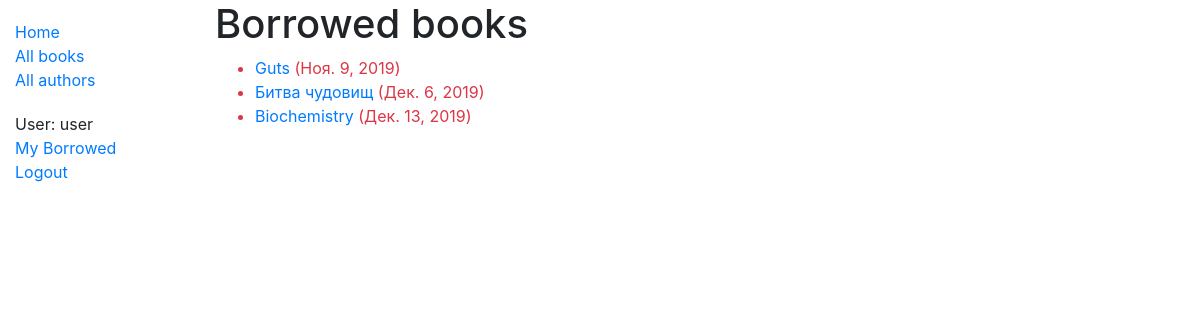
The page /catalog/borrowed/ (signed in) on the database as committed earlier.
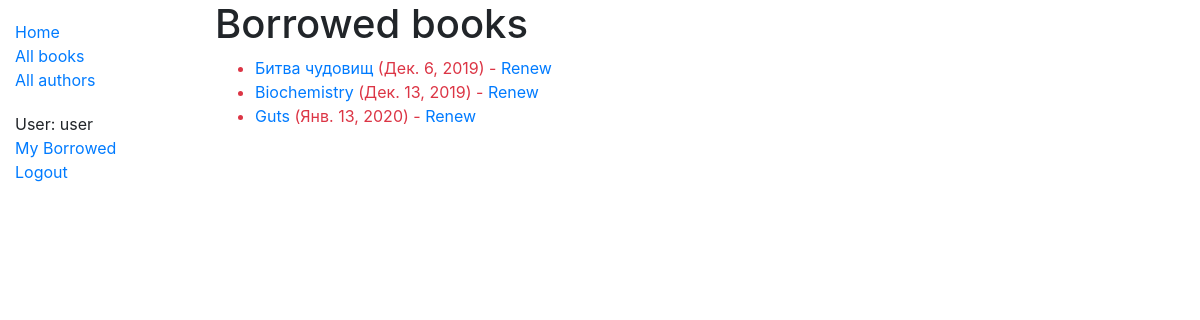
The same page on the database as committed later.
### catalog/models.py (models this page shows, shortened)
class BookInstance(models.Model):
    id = models.UUIDField(primary_key=True, default=uuid.uuid4, help_text='Unique ID for this particular book across whole library')
    book = models.ForeignKey('Book', on_delete=models.SET_NULL, null=True)
    imprint = models.CharField(max_length=200)
    due_back = models.DateField(null=True, blank=True)
    borrower = models.ForeignKey(User, on_delete=models.SET_NULL, null=True,
                                 blank=True)
    LOAN_STATUS = (
        ('m', 'Maintenance'),
        ('o', 'On loan'),
        ('a', 'Available'),
        ('r', 'Reserved'),
    )
    status = models.CharField(
        max_length=1,
        choices=LOAN_STATUS,
        blank=True,
        default='m',
        help_text='Book availability',
    )
    class Meta:
        ordering = ['due_back']
        permissions = (("can_mark_returned", "Set book as returned"),)
    @property
    def is_overdue(self):
        if self.due_back and date.today() > self.due_back:
            return True
        return False

class Book(models.Model):
    title = models.CharField(max_length=200)
    author = models.ForeignKey('Author', on_delete=models.SET_NULL, null=True)
    summary = models.TextField(max_length=1000, help_text='Enter a brief description of the book')
    isbn = models.CharField('ISBN', max_length=13, help_text='13 Character <a href="https://www.isbn-international.org/content/what-isbn">ISBN number</a>')
    genre = models.ManyToManyField(Genre, help_text='Select a genre for this book')
    language = models.ForeignKey('Language', on_delete=models.SET_NULL, null=True)
    def display_genre(self):
        """Create a string for the Genre. This is required to display genre in Admin."""
        return ', '.join(genre.name for genre in self.genre.all()[:3])
    display_genre.short_description = 'Genre'

### catalog/views.py (the view)
# urls.py: path('borrowed/', views.LoanedBooksByUsersListView.as_view(), name='all-borrowed'),
class LoanedBooksByUsersListView(LoginRequiredMixin, generic.ListView):
	model = BookInstance
	permission_required = 'catalog.can_mark_returned'
	template_name = 'catalog/bookinstance_list_borrowed.html'
	paginate_by = 10
	def get_queryset(self):
		return BookInstance.objects.filter(status__exact='o').order_by('due_back')

### catalog/templates/catalog/bookinstance_list_borrowed.html
{% extends "base_generic.html" %}
{% block content %}
    <h1>Borrowed books</h1>
    {% if bookinstance_list %}
    <ul>
      {% for bookinst in bookinstance_list %}
      <li class="{% if bookinst.is_overdue %}text-danger{% endif %}">
        <a href="{% url 'book-detail' bookinst.book.pk %}">{{bookinst.book.title}}</a> ({{ bookinst.due_back }}) {% if user.is_staff %}- {{ bookinst.borrower }}{% endif %} {% if perms.catalog.can_mark_returned %}- <a href="{% url 'renew-book-librarian' bookinst.id %}">Renew</a>  {% endif %}
      </li>
      {% endfor %}
    </ul>
    {% else %}
      <p>There are no books borrowed.</p>
    {% endif %}
{% endblock %}

Rows that differ between the two databases and show on the page:
shown differently, row unchanged: BookInstance "Дек. 6, 2019": now shows "- Renew"
shown differently, row unchanged: BookInstance "Дек. 13, 2019": now shows "- Renew"
changed BookInstance "Guts": due_back "Ноя. 9, 2019" → "Янв. 13, 2020"; now shows "- Renew"; moves down the list
